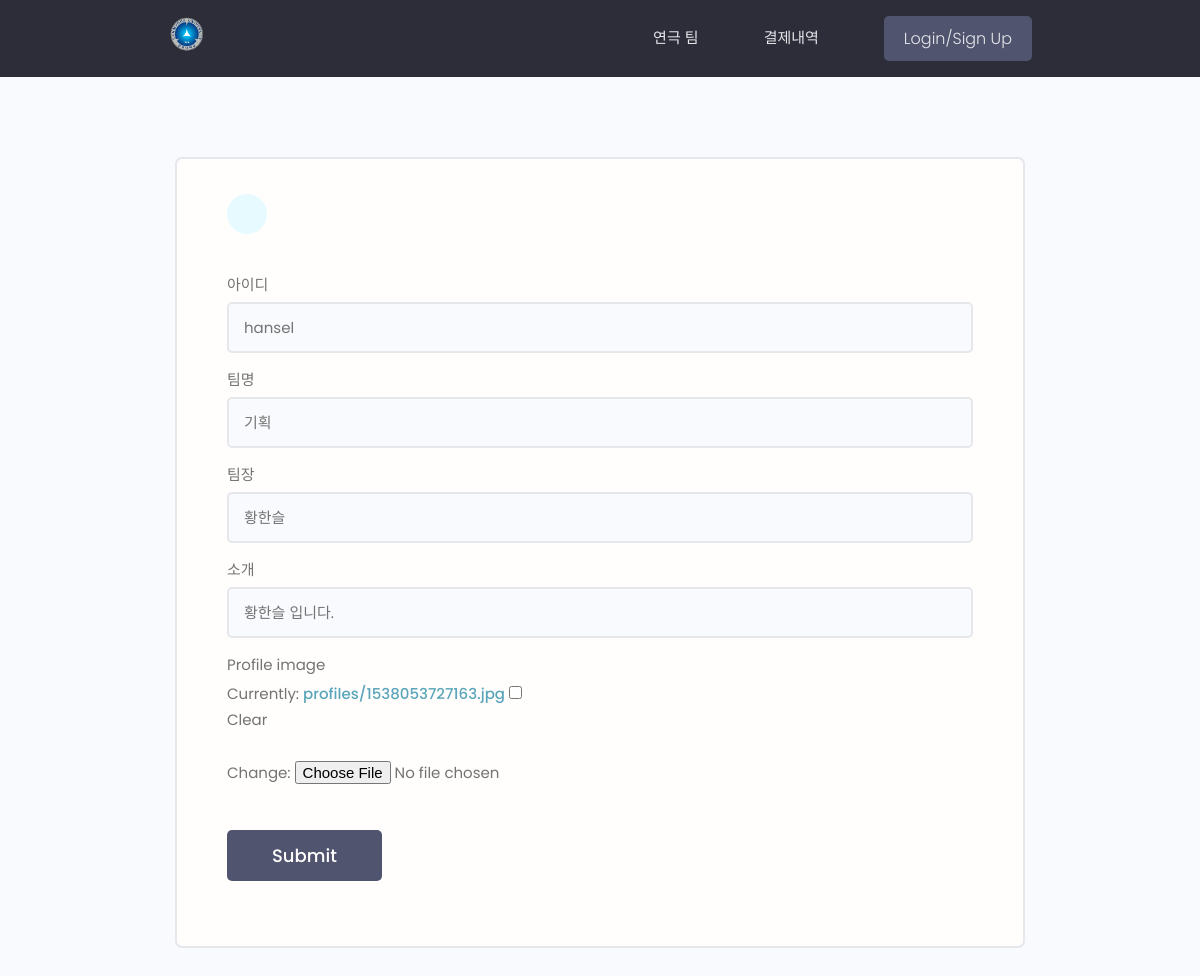
The app's page /edit/1/, older data.
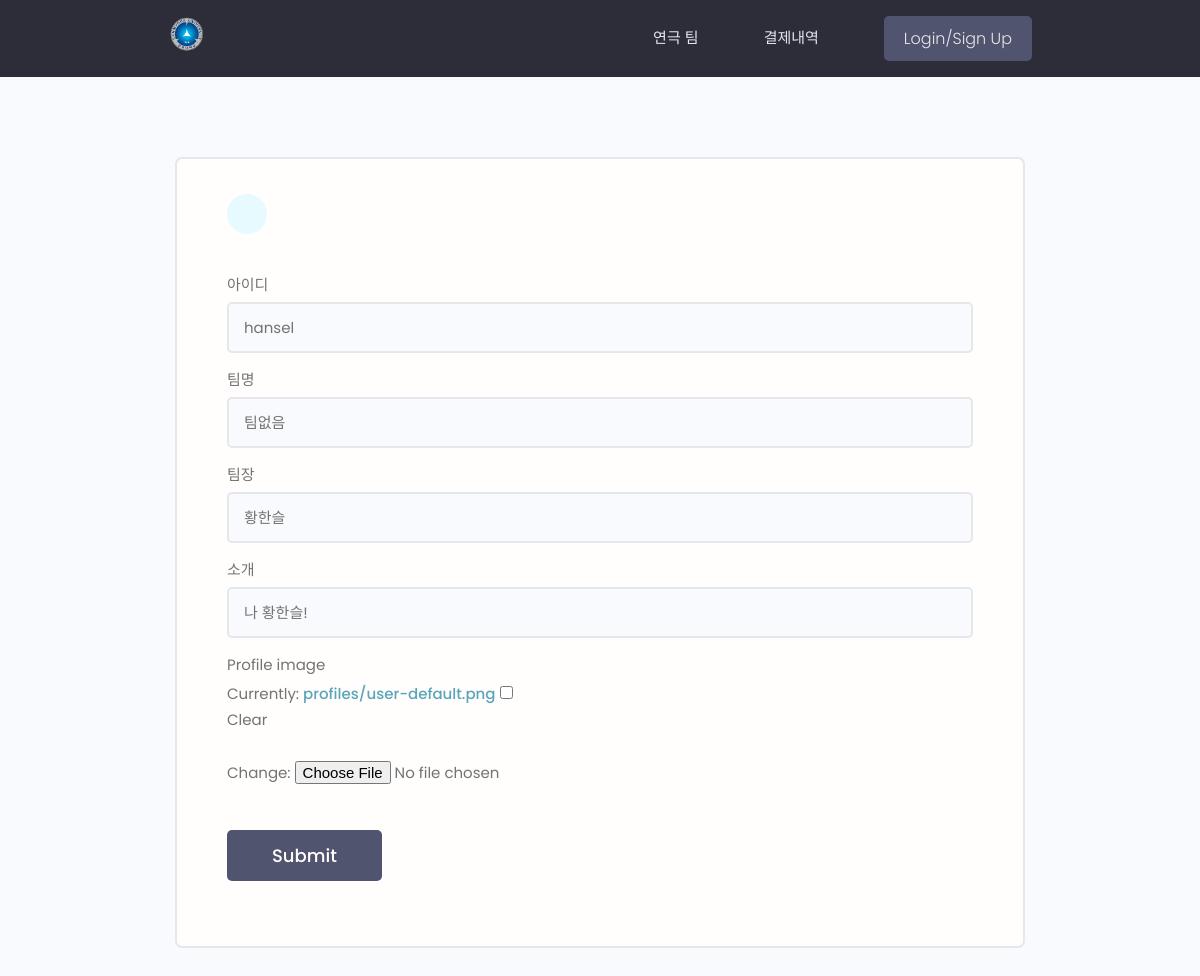
The same page, newer data.
### division/models.py (models this page shows, shortened)
class Team(models.Model):
    user = models.OneToOneField(User,on_delete=models.CASCADE,null=True,blank=True)
    id = models.IntegerField(primary_key=True)
    username = models.CharField(null=True,max_length=100)
    name = models.CharField(null=True,max_length=100)
    captain = models.CharField(null=True,max_length=100)
    short_intro = models.CharField(null=True,blank=True,max_length=256)
    email = models.EmailField(null=True)
    profile_image = models.ImageField(null=True,blank=True,upload_to='profiles/',default='profiles/user-default.png')
    created = models.DateTimeField(auto_now_add=True)
    is_new = models.BooleanField(null=True,default=False)
    USERNAME_FIELD = 'username'

### division/views.py (the view)
# urls.py: path('edit/<str:pk>/',updateTeam,name='edit'),
def updateTeam(request,pk):
    team = Team.objects.get(id=pk)
    form = CustomTeamForm(instance=team)
    if request.method == 'POST':
        form = CustomTeamForm(request.POST,request.FILES,instance=team)
        if form.is_valid():
            form.save()
            return redirect('account')
    context = {'form':form}
    return render(request,'edit.html',context)

### division/forms.py
class CustomTeamForm(ModelForm):
    class Meta:
        model = Team
        fields = ['username','name','captain','short_intro','profile_image']
        labels ={
            'username':'아이디',
            'name':'팀명',
            'captain':'팀장',
            'short_intro':'소개'
        }
    def __init__(self,*args,**kwargs):
        super(CustomTeamForm,self).__init__(*args,**kwargs)
        for name,field in self.fields.items():
            field.widget.attrs.update({'class':'input'})

### division/templates/edit.html (shortened to what this page needs)
{% extends 'main.html' %}
{% block content %}
<main class="formPage my-xl">
    <div class="content-box">
        <div class="formWrapper">
            <a class="backButton" href="#"></a>
            <br>
            <form class="form" method="POST" enctype="multipart/form-data">
                {% for field in form %}
                <div class="form__field">
                    <label for="formInput#text">{{field.label}} </label>
                    {{field}}
                </div>
                {% endfor %}
                <input class="btn btn--sub btn--lg  my-md" type="submit" value="Submit" />
            </form>
        </div>
    </div>
</main>
{% endblock %}

Row changes from the older to the newer data that the page shows:
changed Team "hansel": name "기획" → "팀없음"; short_intro "황한슬 입니다." → "나 황한슬!"
Text that changed along with them:
text no longer shown: "Currently: profiles/1538053727163.jpg Clear Change:"
text now shown: "Currently: profiles/user-default.png Clear Change:"
